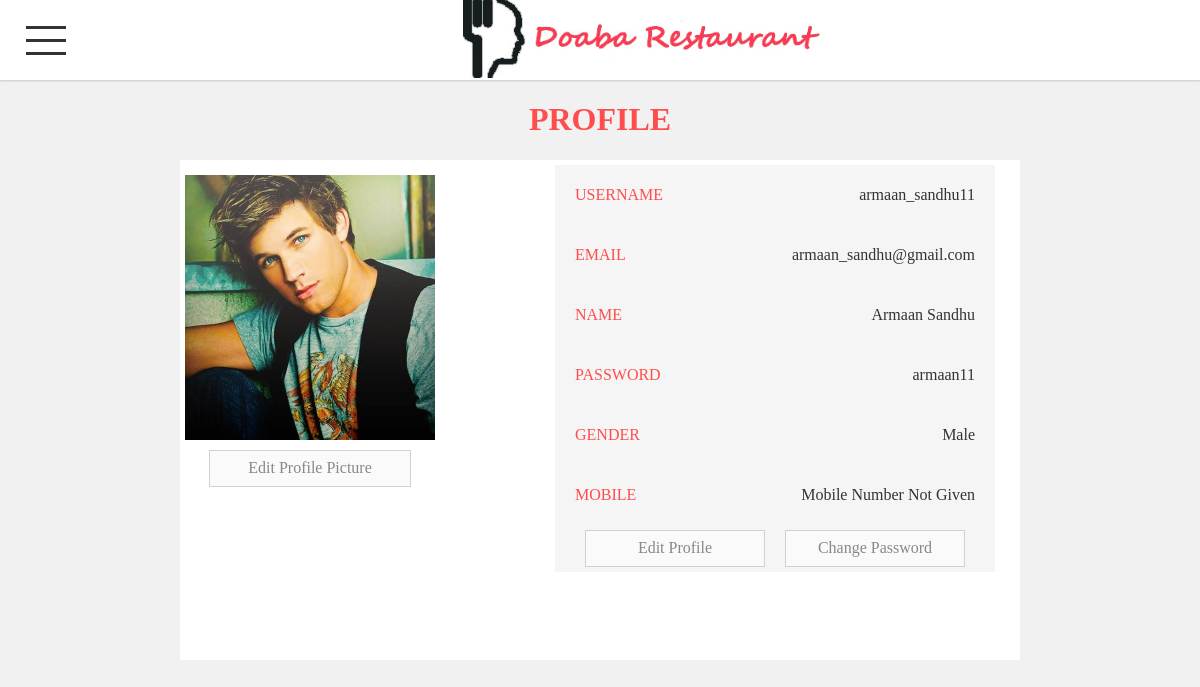
/app/profile.php (signed in), run on the app's committed database.
### tables this page shows
CREATE TABLE `userinfo` (
  `uname` varchar(15) NOT NULL,
  `upass` varchar(20) NOT NULL,
  `umail` varchar(100) NOT NULL,
  `ufullname` varchar(100) NOT NULL,
  `profilepic` varchar(200) DEFAULT NULL,
  `ugender` varchar(10) DEFAULT NULL,
  `umobile` varchar(15) DEFAULT NULL,
  `ques` varchar(500) NOT NULL,
  `ans` varchar(500) NOT NULL,
  `regdate` varchar(15) NOT NULL
);

### inc/user.php (called while the page is built, shortened)
<?php
$s=$_SESSION['username'];
$result = $conn -> query("SELECT * FROM userinfo WHERE uname = '$s' OR umail = '$s' ");
    if ($result ->num_rows ==1) {
         $row = $result -> fetch_assoc();
              $name= $row["ufullname"];
              $email=$row["umail"];
              $username = $row["uname"];
              $password=$row["upass"];
              $gender = $row["ugender"];
              if(empty($row["umobile"]))
              {
                  $mobile= "Mobile Number Not Given";
              }
              else
              {
                  $mobile = $row["umobile"];
              }
              if(empty($row["profilepic"]))
              {
                   $path= 'img/user.png';
              }
              else
              {
                    $path = $row["profilepic"];
              }
    }
?>

### app/profile.php (the view, shortened to what this page needs)
<?php
      if(isset($_SESSION["username"]))
      {
          include "../inc/userheader.php";
      }
      else
      {
          header("Location: ../index.php");
      }
?>
<h1>Profile </h1>
<div class="profile-box">
<div class="profile-column">
<img src='<?php echo "../".$path; ?>' />
<a href="uploadprofile.php">Edit Profile Picture</a>
</div>
<div class="profile-column">
 <div class="profile-row">
 <label>Username </label>
 <p><?php echo $username; ?></p>
 </div>
 <div class="profile-row">
 <label>Email </label>
 <p><?php echo $email; ?></p>
 </div>
 <div class="profile-row">
 <label>Name </label>
 <p><?php echo $name; ?></p>
 </div>
 <div class="profile-row">
 <label>Password </label>
 <p><?php echo $password; ?></p>
 </div>
 <div class="profile-row">
 <label>Gender </label>
 <p><?php echo $gender; ?></p>
 </div>
 <div class="profile-row">
 <label>Mobile </label>
 <p><?php echo $mobile; ?></p>
 </div>
 <div class="profile-row">
 <a href="editprofile.php">Edit Profile</a>
 <a href="updatepassword.php">Change Password</a>
</div>
</div>
</div>

### styles/template.css (style rules this page uses)
* { border:none; }
.profile-box { width:70%; height:500px; background:#fff; position:relative; display:flex; flex-direction:row; align-items:flex-start; justify-content: space-between; flex-wrap:wrap; }
.profile-box .profile-column { display:flex; flex-direction:column; align-items:center; justify-content: center; margin:5px; padding:auto 20px; }
.profile-box img { width:250px; height:auto; margin:10px auto; }
.profile-box .profile-row { width:400px; display:flex; flex-direction:row; align-items:center; justify-content: space-between; background:#f5f5f5; margin-right:20px; padding:5px 20px; }
h1 { text-transform:uppercase; color:#ff4d4d; }
.profile-box .profile-row label { color:#ff4d4d; text-transform: uppercase; }
.profile-box .profile-row p { color:#333; text-align:center; }
.profile-box a { width:200px; height:35px; margin:auto 10px; background:#fafafa; border:1px solid #d1d1d1; display:flex; align-items:center; justify-content: center; color:#888; text-decoration:none; }

### styles/header.css (style rules this page uses)
html,body { margin:0 0 0 0; padding:0 0 0 0; overflow: hidden; }
html { font-family:'century gothic'; font-size:1em; margin:0 0 0 0; padding:0 0 0 0; }

### data on the page
userinfo: profilepic (picture), uname "armaan_sandhu11", umail "armaan_sandhu@gmail.com", ufullname "Armaan Sandhu", upass "armaan11", ugender "Male", umobile "Mobile Number Not Given"
